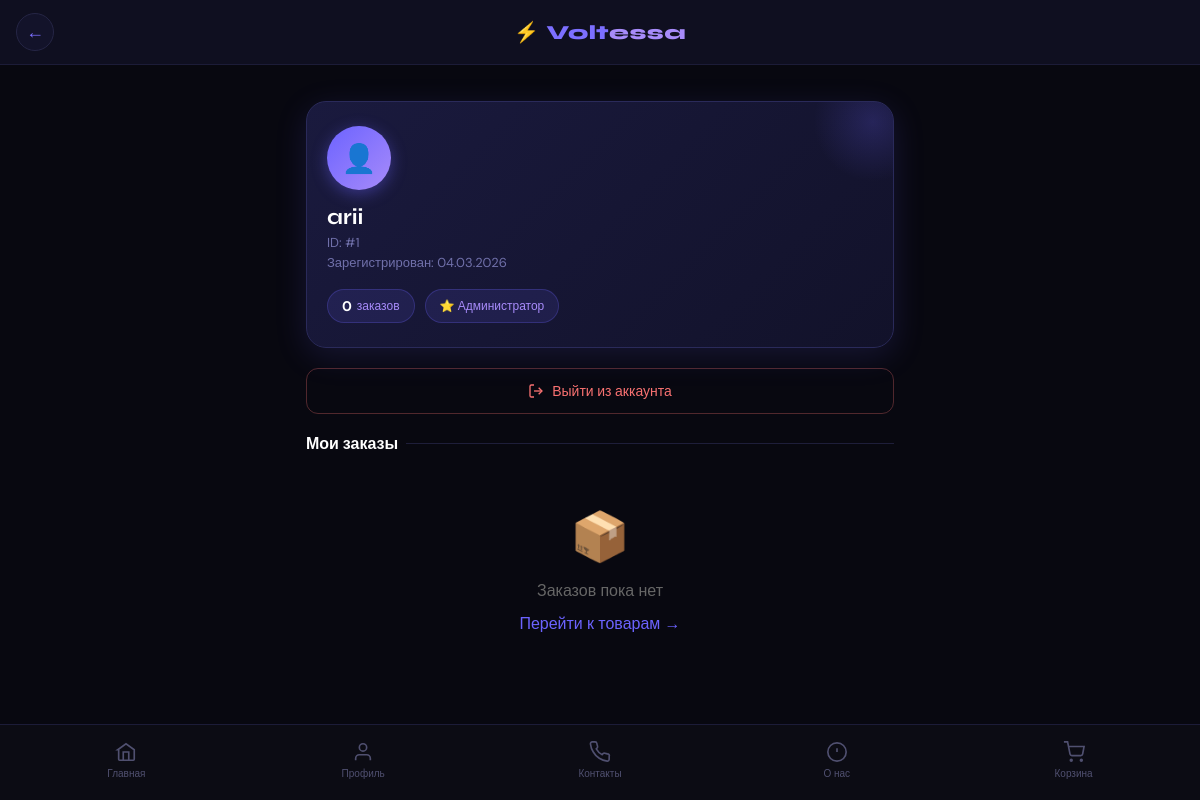
The page /profile/ (signed in) on the database as committed earlier.
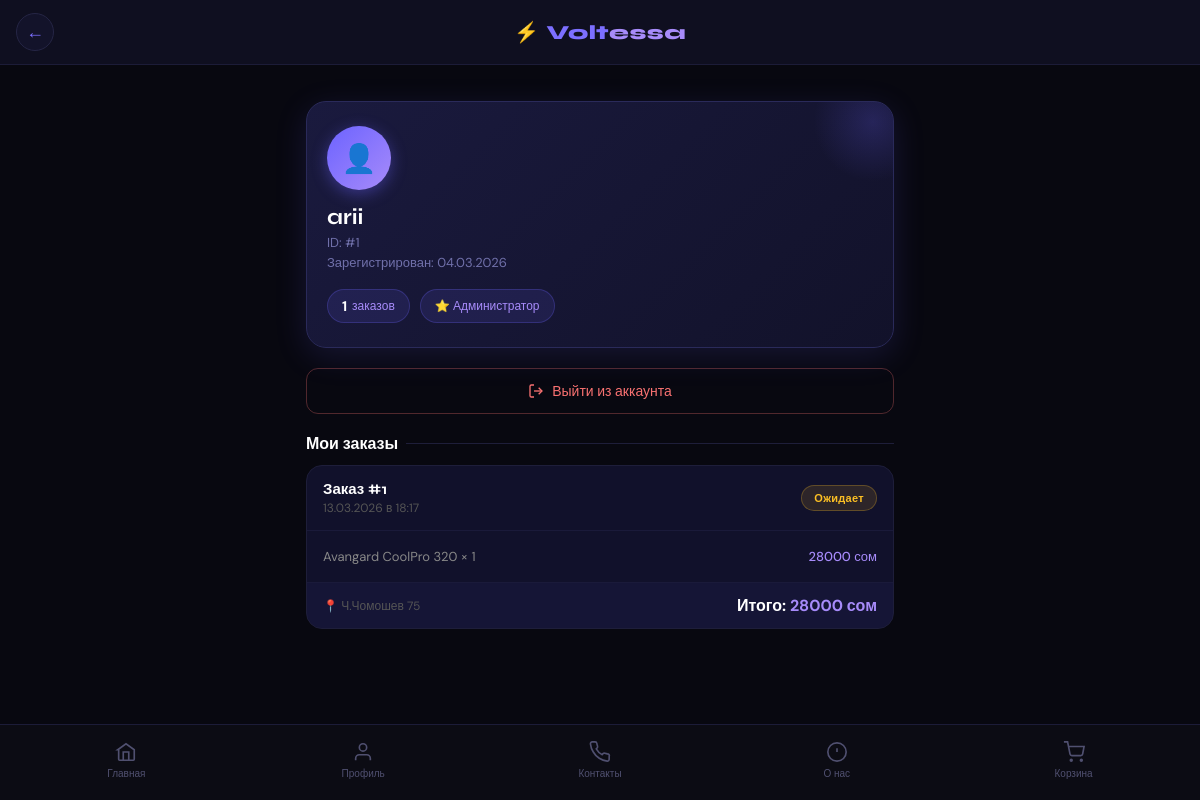
The same page on the database as committed later.
### orders/models.py (models this page shows, shortened)
class Order(models.Model):
    STATUS_CHOICES = [
        ('pending', 'Ожидает'),
        ('processing', 'В обработке'),
        ('done', 'Выполнен'),
        ('cancelled', 'Отменён'),
    ]
    user = models.ForeignKey(User, on_delete=models.CASCADE)
    created_at = models.DateTimeField(auto_now_add=True)
    total = models.DecimalField(max_digits=10, decimal_places=2, default=0)
    address = models.TextField(verbose_name="Адрес доставки")
    status = models.CharField(max_length=20, choices=STATUS_CHOICES, default='pending')

class OrderItem(models.Model):
    order = models.ForeignKey(Order, on_delete=models.CASCADE, related_name='items')
    product = models.ForeignKey(Product, on_delete=models.CASCADE)
    quantity = models.PositiveIntegerField(default=1)
    price = models.DecimalField(max_digits=10, decimal_places=2)

### products/models.py (models this page shows, shortened)
class Product(models.Model):
    name = models.CharField(max_length=200)
    slug = models.SlugField(unique=True)
    description = models.TextField()
    price = models.DecimalField(max_digits=10, decimal_places=2)
    discount_price = models.DecimalField(max_digits=10, decimal_places=2, null=True, blank=True)
    stock = models.PositiveIntegerField()
    category = models.ForeignKey(Category, on_delete=models.CASCADE)
    brand = models.ForeignKey(Brand, on_delete=models.CASCADE)
    image = models.ImageField(upload_to="products/")
    views_count = models.PositiveIntegerField(default=0)
    created_at = models.DateTimeField(auto_now_add=True)
    model_name = models.CharField(max_length=100, blank=True, verbose_name="Модель")
    power = models.CharField(max_length=50, blank=True, verbose_name="Мощность (Вт)")
    volume = models.CharField(max_length=50, blank=True, verbose_name="Объём (л)")
    warranty = models.CharField(max_length=50, blank=True, verbose_name="Гарантия")
    rating = models.FloatField(default=0.0, verbose_name="Рейтинг")

### core/views.py (the view)
# urls.py: path('profile/', views.profile, name='profile'),
@login_required
def profile(request):
    orders = Order.objects.filter(user=request.user).order_by('-created_at')
    return render(request, 'profile.html', {'orders': orders})

### core/context_processors.py (called while the page is built)
def cart_count(request):
    if request.user.is_authenticated:
        try:
            cart = Cart.objects.get(user=request.user)
            count = cart.items.count()
        except Cart.DoesNotExist:
            count = 0
    else:
        count = 0
    return {'cart_count': count}

### core/templates/profile.html (shortened to what this page needs)
{% extends 'base.html' %}
{% block content %}
<div class="profile-page">
  <div class="profile-card">
    <div class="profile-avatar">👤</div>
    <div class="profile-name">{{ user.username }}</div>
    <div class="profile-meta">ID: #{{ user.id }}</div>
    <div class="profile-meta">Зарегистрирован: {{ user.date_joined|date:"d.m.Y" }}</div>
    <div class="profile-stats">
      <div class="stat-pill"><b>{{ orders.count }}</b> заказов</div>
      {% if user.is_staff %}<div class="stat-pill">⭐ Администратор</div>{% endif %}
    </div>
  </div>
  <a href="{% url 'logout' %}" class="logout-btn">
    <svg width="16" height="16" viewBox="0 0 24 24" fill="none" stroke="currentColor" stroke-width="2"><path d="M9 21H5a2 2 0 0 1-2-2V5a2 2 0 0 1 2-2h4"/><polyline points="16,17 21,12 16,7"/><line x1="21" y1="12" x2="9" y2="12"/></svg>
    Выйти из аккаунта
  </a>
  <div class="section-title">Мои заказы</div>
  {% for order in orders %}
  <div class="order-card">
    <div class="order-header">
      <div>
        <div class="order-num">Заказ #{{ order.id }}</div>
        <div class="order-date">{{ order.created_at|date:"d.m.Y в H:i" }}</div>
      </div>
      <span class="status-badge status-{{ order.status }}">{{ order.get_status_display }}</span>
    </div>
    <div class="order-items">
      {% for item in order.items.all %}
      <div class="order-item-row">
        <span>{{ item.product.name }} × {{ item.quantity }}</span>
        <span>{{ item.price|floatformat:0 }} сом</span>
      </div>
      {% endfor %}
    </div>
    <div class="order-footer">
      <div class="order-address">📍 {{ order.address|truncatechars:40 }}</div>
      <div class="order-total">Итого: <span>{{ order.total|floatformat:0 }} сом</span></div>
    </div>
  </div>
  {% empty %}
  <div class="empty-state">
    <div style="font-size:48px; margin-bottom:12px;">📦</div>
    <p style="color:#666; margin-bottom:12px;">Заказов пока нет</p>
    <a href="{% url 'home' %}">Перейти к товарам →</a>
  </div>
  {% endfor %}
</div>
{% endblock %}

Rows that differ between the two databases and show on the page:
added Order: id "1", created_at "13.03.2026 в 18:17", status "Ожидает", address "Ч.Чомошев 75", total "28000"
added OrderItem: product.name "Avangard CoolPro 320", quantity "1", price "28000"
Other text that changed with them:
{{ orders.count }}: "0" → "1"
text no longer shown: "📦 Заказов пока нет Перейти к товарам →"
